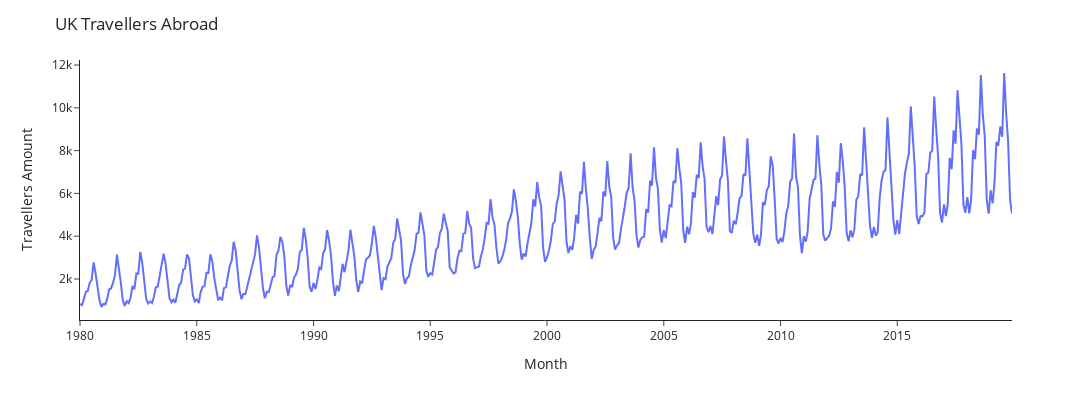

The notebook cell this image was saved under:
### Code cell
# AS can be shown in the above
# UK government announced lockdown in March 2020
# So only data before Dec 2019 will be analysed

df_traveller = df.iloc[:480].copy()
plot_travellers(df=df_traveller, y_col='Travellers', y_lable='Travellers Amount')

### Figure 1 — Plotly figure (JSON) as saved in the notebook; plotly's stock layout.template omitted (floating-point values rounded to 4 significant figures; data arrays with more than 128 entries replaced by an {"elided": "..."} marker saying what was removed)
{"data": [{"hovertemplate": "Month=%{x}<br>Travellers Amount=%{y}<extra></extra>", "legendgroup": "", "line": {"color": "#636efa", "dash": "solid"}, "marker": {"symbol": "circle"}, "mode": "lines", "name": "", "orientation": "v", "showlegend": false, "type": "scatter", "x": {"elided": "480 str values"}, "xaxis": "x", "y": {"elided": "480 int values"}, "yaxis": "y"}], "layout": {"height": 400, "legend": {"tracegroupgap": 0}, "margin": {"t": 60}, "title": {"text": "UK Travellers Abroad"}, "width": 1200, "xaxis": {"anchor": "y", "domain": [0, 1], "title": {"text": "Month"}}, "yaxis": {"anchor": "x", "domain": [0, 1], "title": {"text": "Travellers Amount"}}}}
